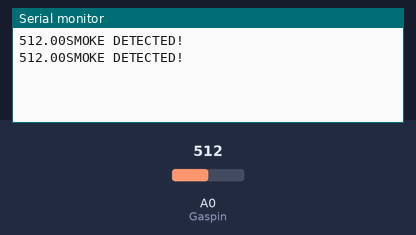
Recording of a sketch running on a simulated Arduino Uno, built with avr-gcc and run on an emulated ATmega328P. Shown: the last lines printed to the serial monitor. The test bench sets the inputs (shaded band); at power-on: A0 (Gaspin) = 512.

Above: at 2.3 s.
2.4 s: A0 (Gaspin) set to 316
At 3.6 s:
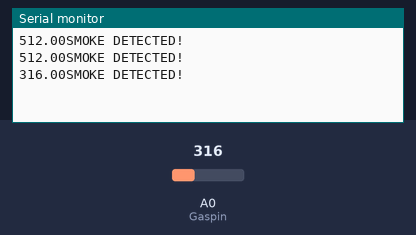
4.5 s: A0 (Gaspin) set to 286
At 6.1 s:
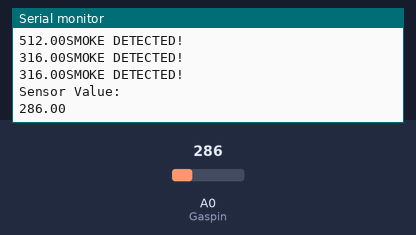

Measured:
- the behaviour switches between 300 and 299 on A0 (Gaspin) (found by bisection; images 1 and 2)
- after the input at 2.4 s, the serial monitor: prints a new line after 0.63 s (image 1)
- after the input at 4.5 s, the serial monitor: prints a new line after 1.2 s (image 2)

The sketch:

GasSystem.ino
```cpp
int LED = 13;
const int gas = 0;
int Gaspin = A0;

void setup(){
  Serial.begin(9600);
}

void loop(){
  float sensorValue = analogRead(Gaspin);
  if(sensorValue>=300)
  {
    digitalWrite(LED, HIGH);
    Serial.print(sensorValue);
    Serial.println("SMOKE DETECTED!");
    delay(sensorValue);
  }
  else
  {
    digitalWrite(LED, LOW);
    Serial.println("Sensor Value:");
    Serial.println(sensorValue);
  }
  delay(1000);
}
```
